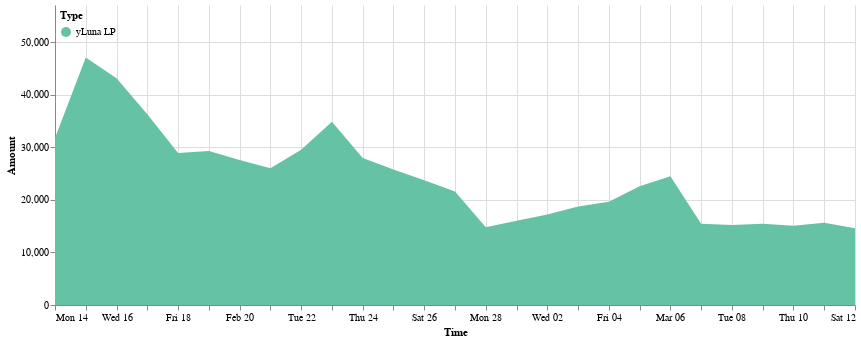

Write notebook code for a chart like this one.
### Code cell
cp.get_yluna_time_area_chart(daily_delta_lp, 
               alt.Scale(scheme='set2'),
               min_date = daily_delta_stk.Time.min(),
               max_date = daily_delta_stk.Time.max(),
               top_padding = 10000
        ).properties(width=800).configure_view(strokeOpacity=0)

### Figure 1 — Vega-Lite specification as saved in the notebook (floating-point values rounded to 4 significant figures)
{"config": {"view": {"continuousWidth": 400, "continuousHeight": 300, "strokeOpacity": 0}}, "data": {"name": "data-be5952850f4e8e688376718b1d7585bb"}, "mark": "area", "encoding": {"color": {"field": "Type", "legend": {"direction": "vertical", "legendY": 0, "orient": "none", "padding": 5}, "scale": {"scheme": "set2"}, "type": "nominal"}, "tooltip": [{"field": "Time", "format": "%Y-%m-%d", "type": "temporal"}, {"field": "Type", "type": "nominal"}, {"field": "Amount (millions)", "type": "nominal"}], "x": {"field": "Time", "scale": {"domain": ["2022-02-14", "2022-03-12"]}, "type": "temporal"}, "y": {"field": "Amount", "scale": {"domain": [0, 57050.0]}, "type": "quantitative"}}, "width": 800, "$schema": "https://vega.github.io/schema/vega-lite/v4.17.0.json", "datasets": {"data-be5952850f4e8e688376718b1d7585bb": [{"Time": "2022-02-14", "Amount signed": 31760.0, "Amount": 31760.0, "Type": "yLuna LP", "Amount (millions)": "0.03M"}, {"Time": "2022-02-15", "Amount signed": 15290.0, "Amount": 47050.0, "Type": "yLuna LP", "Amount (millions)": "0.05M"}, {"Time": "2022-02-16", "Amount signed": -3950.0, "Amount": 43100.0, "Type": "yLuna LP", "Amount (millions)": "0.04M"}, {"Time": "2022-02-17", "Amount signed": -6835.0, "Amount": 36270.0, "Type": "yLuna LP", "Amount (millions)": "0.04M"}, {"Time": "2022-02-18", "Amount signed": -7339.0, "Amount": 28930.0, "Type": "yLuna LP", "Amount (millions)": "0.03M"}, {"Time": "2022-02-19", "Amount signed": 337.5, "Amount": 29270.0, "Type": "yLuna LP", "Amount (millions)": "0.03M"}, {"Time": "2022-02-20", "Amount signed": -1702.0, "Amount": 27560.0, "Type": "yLuna LP", "Amount (millions)": "0.03M"}, {"Time": "2022-02-21", "Amount signed": -1555.0, "Amount": 26010.0, "Type": "yLuna LP", "Amount (millions)": "0.03M"}, {"Time": "2022-02-22", "Amount signed": 3529.0, "Amount": 29540.0, "Type": "yLuna LP", "Amount (millions)": "0.03M"}, {"Time": "2022-02-23", "Amount signed": 5291.0, "Amount": 34830.0, "Type": "yLuna LP", "Amount (millions)": "0.03M"}, {"Time": "2022-02-24", "Amount signed": -6881.0, "Amount": 27950.0, "Type": "yLuna LP", "Amount (millions)": "0.03M"}, {"Time": "2022-02-25", "Amount signed": -2172.0, "Amount": 25770.0, "Type": "yLuna LP", "Amount (millions)": "0.03M"}, {"Time": "2022-02-26", "Amount signed": -2032.0, "Amount": 23740.0, "Type": "yLuna LP", "Amount (millions)": "0.02M"}, {"Time": "2022-02-27", "Amount signed": -2167.0, "Amount": 21580.0, "Type": "yLuna LP", "Amount (millions)": "0.02M"}, {"Time": "2022-02-28", "Amount signed": -6805.0, "Amount": 14770.0, "Type": "yLuna LP", "Amount (millions)": "0.01M"}, {"Time": "2022-03-01", "Amount signed": 1266.0, "Amount": 16040.0, "Type": "yLuna LP", "Amount (millions)": "0.02M"}, {"Time": "2022-03-02", "Amount signed": 1194.0, "Amount": 17230.0, "Type": "yLuna LP", "Amount (millions)": "0.02M"}, {"Time": "2022-03-03", "Amount signed": 1485.0, "Amount": 18710.0, "Type": "yLuna LP", "Amount (millions)": "0.02M"}, {"Time": "2022-03-04", "Amount signed": 900.4, "Amount": 19620.0, "Type": "yLuna LP", "Amount (millions)": "0.02M"}, {"Time": "2022-03-05", "Amount signed": 2973.0, "Amount": 22590.0, "Type": "yLuna LP", "Amount (millions)": "0.02M"}, {"Time": "2022-03-06", "Amount signed": 1880.0, "Amount": 24470.0, "Type": "yLuna LP", "Amount (millions)": "0.02M"}, {"Time": "2022-03-07", "Amount signed": -9021.0, "Amount": 15450.0, "Type": "yLuna LP", "Amount (millions)": "0.02M"}, {"Time": "2022-03-08", "Amount signed": -254.8, "Amount": 15190.0, "Type": "yLuna LP", "Amount (millions)": "0.02M"}, {"Time": "2022-03-09", "Amount signed": 238.1, "Amount": 15430.0, "Type": "yLuna LP", "Amount (millions)": "0.02M"}, {"Time": "2022-03-10", "Amount signed": -356.0, "Amount": 15080.0, "Type": "yLuna LP", "Amount (millions)": "0.02M"}, {"Time": "2022-03-11", "Amount signed": 551.2, "Amount": 15630.0, "Type": "yLuna LP", "Amount (millions)": "0.02M"}, {"Time": "2022-03-12", "Amount signed": -1041.0, "Amount": 14590.0, "Type": "yLuna LP", "Amount (millions)": "0.01M"}]}}
